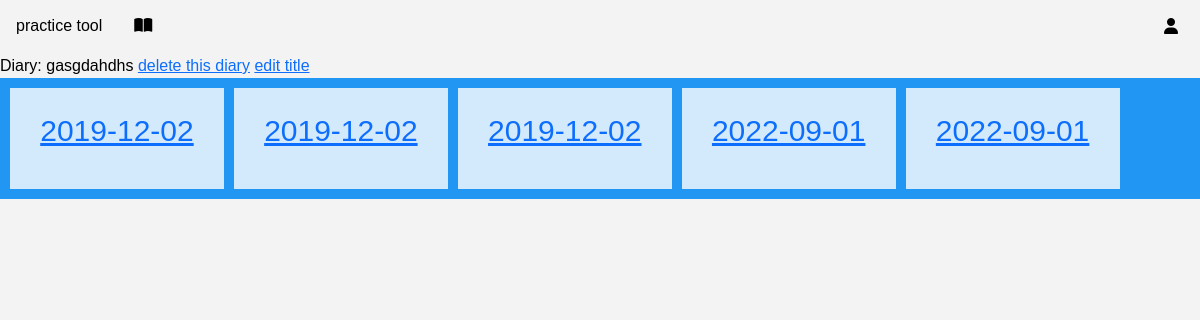
The page /diary/1 (signed in) on the database as committed earlier.
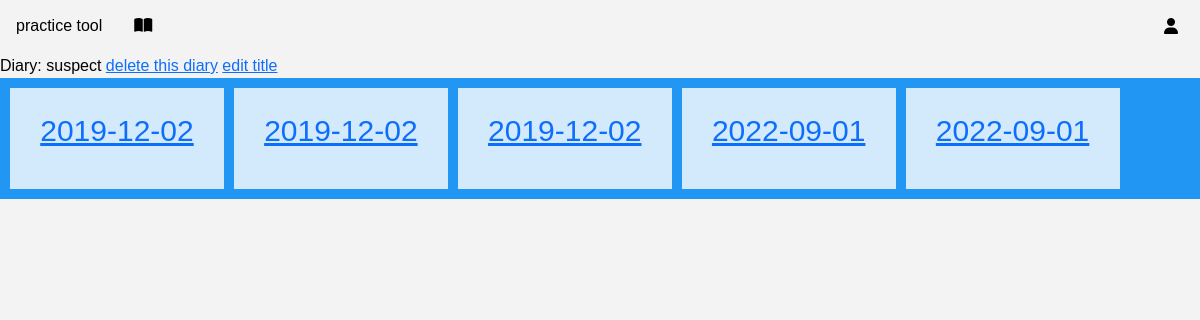
The same page on the database as committed later.
### models.py (models this page shows)
class Diary(db.Model):
    __tablename__ = 'Diary'
    id = db.Column(db.Integer, primary_key=True, nullable=False)
    user_id = db.Column(db.Integer, ForeignKey('User.id'), nullable=False)
    title = db.Column(db.String)
    entries = relationship('Entry', back_populates='diary', cascade="all, delete-orphan")

class Entry(db.Model):
    __tablename__ = 'Entry'
    id = db.Column(db.Integer, primary_key=True, nullable=False)
    user_id = db.Column(db.Integer, ForeignKey('User.id'), nullable=False)
    diary_id = db.Column(db.Integer, ForeignKey('Diary.id'), nullable=False)
    date = db.Column(db.Date, default=datetime.today().date())
    notes = db.Column(db.Text)
    diary = relationship('Diary', back_populates='entries')
    tags = relationship('Tag', secondary=EntryTag, back_populates='entries')

### app.py (the view)
@app.route('/diary/<int:id>', methods=['GET', 'POST'])
@login_required
def diary(id):
    diary = models.Diary.query.filter_by(user_id=current_user.id, id=id).all()
    return render_template('diary.html', diary=diary)

### app.py (called while the page is built)
@login_manager.user_loader
def load_user(id):
    return models.User.query.get(int(id))

### templates/diary.html (shortened to what this page needs)
{% extends 'layout.html' %} {% block content %}
{% for diary in diary%}
Diary: {{diary.title}}
<a href="{{url_for('delete_diary', id=diary.id)}}">delete this diary</a>
<a href="{{url_for('edit_diary', id=diary.id)}}">edit title</a>
<div class="grid-container">
    {% for entry in diary.entries %}
  <div class="entry">
    <p><a href="{{url_for('entry', id=entry.id)}}">{{entry.date}}</a></p>
  </div>
  {% endfor %}
  {% endfor %}
</div>
{% endblock %}

### templates/layout.html (shortened to what this page needs)
<!DOCTYPE html>
<html lang="en" dir="ltr">
  <head>
    <link rel="stylesheet" href="https://cdn.jsdelivr.net/npm/bootstrap@5.1.3/dist/css/bootstrap.min.css">
    <link rel="stylesheet" href="{{url_for('static', filename='css/style.css')}}">
    <link rel="stylesheet" href="path/to/font-awesome/css/font-awesome.min.css">
  </head>
  <body>
    {% include 'header.html' %}
    {% block content %} {%endblock %}
  </body>
</html>

### templates/header.html (shortened to what this page needs)
<div class="header">
<div class="topnav">
  <ul>
    <li>practice tool</li>
    <li><a href="{{url_for('index')}}"><i class="fa-solid fa-book-open"></i></a></li>
    <li style=float:right><div class="dropdown">
      <button><i class="fa-solid fa-user"></i></button>
    </div></li>
  </ul>
</div>
</div>

### static/css/style.css (style rules this page uses)
body { background-color: #F3F3F3; color: black; border-color: #E9492B; font-family: "Century Gothic", CenturyGothic, AppleGothic, sans-serif; overflow-x: hidden; padding: 0; margin: 0; }
.topnav { position: relative; width: 100%; padding: 0; margin: 0; }
.topnav ul { list-style-type: none; margin: 0; padding: 0; overflow: hidden; background-color: #f3f3f3; }
.topnav li { float: left; text-align: center; padding: 14px 16px; }
.topnav li a { display: block; color: black; text-align: center; text-decoration: none; }
button { background-color: inherit; font-size: 16px; margin-top: 0; border: none; cursor: pointer; }
.dropdown { position: relative; display: inline-block; margin-top: 0px; }
.grid-container { display: grid; grid-template-columns: auto auto auto auto auto auto; gap: 10px; background-color: #2196F3; padding: 10px; }
.grid-container > div { background-color: rgba(255, 255, 255, 0.8); text-align: center; padding: 20px 0; font-size: 30px; }

Rows that differ between the two databases and show on the page:
changed Diary: title "gasgdahdhs" → "suspect"
